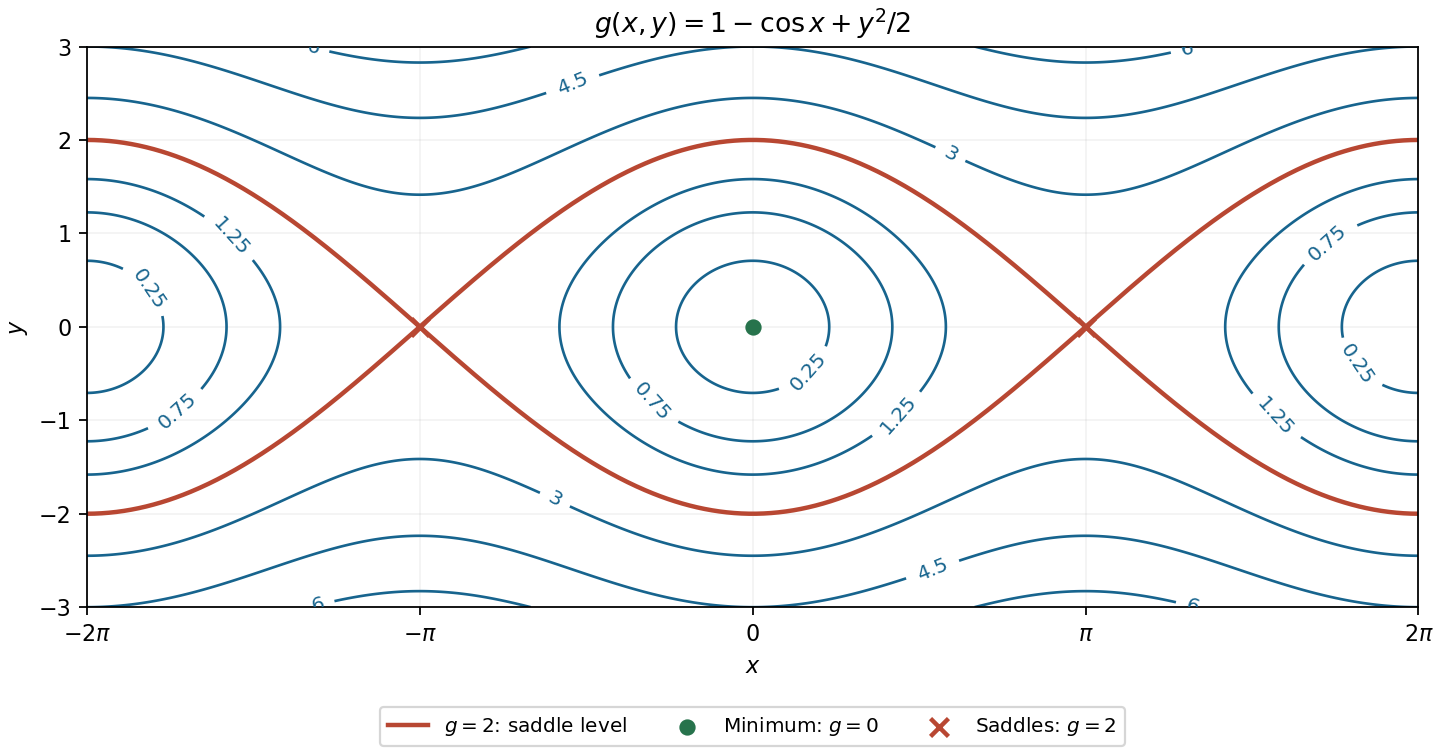

Write the Python code that produced this figure.
"""Original exam-solution illustration; write the PNG basename to the cwd.

Tested with Python 3.14.4, NumPy 2.3.5 and Matplotlib 3.10.7.
"""
from pathlib import Path
import matplotlib
matplotlib.use("Agg")
import matplotlib.pyplot as plt
import numpy as np


def main():
    x=np.linspace(-2*np.pi,2*np.pi,900);y=np.linspace(-3,3,550)
    X,Y=np.meshgrid(x,y);g=1-np.cos(X)+Y*Y/2
    fig,ax=plt.subplots(figsize=(9,4.7),layout="constrained",facecolor="white")
    contours=ax.contour(X,Y,g,levels=[.25,.75,1.25,3,4.5,6],colors="#17648e",linewidths=1.2)
    ax.clabel(contours,inline=True,fmt="%g",fontsize=9)
    ax.plot(x,2*np.cos(x/2),color="#b84732",lw=2,label="$g=2$: saddle level")
    ax.plot(x,-2*np.cos(x/2),color="#b84732",lw=2)
    ax.scatter([0],[0],s=40,color="#27734c",zorder=5,label="Minimum: $g=0$")
    ax.scatter([-np.pi,np.pi],[0,0],marker="x",s=65,lw=2,color="#b84732",zorder=6,label="Saddles: $g=2$")
    ax.set(xlim=(-2*np.pi,2*np.pi),ylim=(-3,3),xlabel="$x$",ylabel="$y$",title=r"$g(x,y)=1-\cos x+y^2/2$")
    ax.set_xticks([-2*np.pi,-np.pi,0,np.pi,2*np.pi],[r"$-2\pi$",r"$-\pi$","0",r"$\pi$",r"$2\pi$"])
    ax.grid(alpha=.15);ax.legend(loc="upper center",fontsize=9,ncol=3,bbox_to_anchor=(.5,-.16))
    fig.savefig(Path("paper-1-cosine-contours.png"),dpi=160,facecolor="white");plt.close(fig)


if __name__ == "__main__":
    main()
